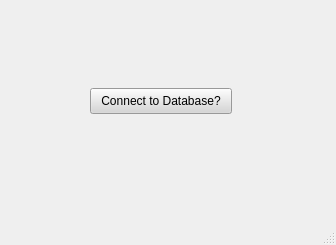
<?xml version="1.0" encoding="UTF-8"?>
<ui version="4.0">
 <class>DBConnectDialogue</class>
 <widget class="QMainWindow" name="DBConnectDialogue">
  <property name="geometry">
   <rect>
    <x>0</x>
    <y>0</y>
    <width>336</width>
    <height>245</height>
   </rect>
  </property>
  <property name="sizePolicy">
   <sizepolicy hsizetype="Preferred" vsizetype="Preferred">
    <horstretch>3</horstretch>
    <verstretch>3</verstretch>
   </sizepolicy>
  </property>
  <property name="windowTitle">
   <string>MainWindow</string>
  </property>
  <property name="styleSheet">
   <string notr="true"/>
  </property>
  <widget class="QWidget" name="centralwidget">
   <widget class="QWidget" name="">
    <property name="geometry">
     <rect>
      <x>0</x>
      <y>10</y>
      <width>321</width>
      <height>181</height>
     </rect>
    </property>
    <layout class="QHBoxLayout" name="horizontalLayout">
     <item>
      <spacer name="horizontalSpacer">
       <property name="orientation">
        <enum>Qt::Horizontal</enum>
       </property>
       <property name="sizeHint" stdset="0">
        <size>
         <width>40</width>
         <height>20</height>
        </size>
       </property>
      </spacer>
     </item>
     <item>
      <layout class="QVBoxLayout" name="verticalLayout">
       <item>
        <spacer name="verticalSpacer">
         <property name="orientation">
          <enum>Qt::Vertical</enum>
         </property>
         <property name="sizeHint" stdset="0">
          <size>
           <width>20</width>
           <height>40</height>
          </size>
         </property>
        </spacer>
       </item>
       <item>
        <widget class="QPushButton" name="pushButton">
         <property name="sizePolicy">
          <sizepolicy hsizetype="Minimum" vsizetype="Fixed">
           <horstretch>0</horstretch>
           <verstretch>0</verstretch>
          </sizepolicy>
         </property>
         <property name="styleSheet">
          <string notr="true">font: 600 12pt &quot;Segoe UI&quot;;
background-color: rgb(214, 214, 214);
padding: 5px 10px;
</string>
         </property>
         <property name="text">
          <string>Connect to Database?</string>
         </property>
        </widget>
       </item>
       <item>
        <spacer name="verticalSpacer_2">
         <property name="orientation">
          <enum>Qt::Vertical</enum>
         </property>
         <property name="sizeHint" stdset="0">
          <size>
           <width>20</width>
           <height>40</height>
          </size>
         </property>
        </spacer>
       </item>
      </layout>
     </item>
     <item>
      <spacer name="horizontalSpacer_2">
       <property name="orientation">
        <enum>Qt::Horizontal</enum>
       </property>
       <property name="sizeHint" stdset="0">
        <size>
         <width>40</width>
         <height>20</height>
        </size>
       </property>
      </spacer>
     </item>
    </layout>
   </widget>
  </widget>
  <widget class="QMenuBar" name="menubar">
   <property name="geometry">
    <rect>
     <x>0</x>
     <y>0</y>
     <width>336</width>
     <height>22</height>
    </rect>
   </property>
  </widget>
  <widget class="QStatusBar" name="statusbar"/>
 </widget>
 <resources/>
 <connections/>
</ui>
